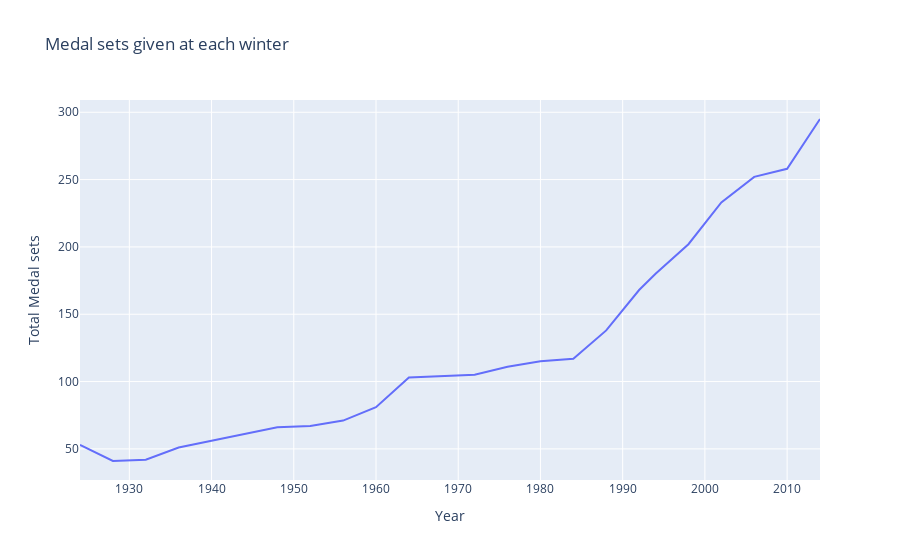

Source (notebook cell):
### Markdown cell above
## f. i. )
Här har jag velat se utvecklingen av vinter os storlek genom att utförska antal angivna medaljer per år. OS vuxer med nya idrott och kategorier regelbundet.

### Code cell
winter_medal_sets = medal_sets(athlete_event, "Winter")
fig = px.line(winter_medal_sets, x = "Year", y = "Total Medal sets", title="Medal sets given at each winter")
fig.show()

### Figure 1 — Plotly figure (JSON) as saved in the notebook; plotly's stock layout.template omitted (floating-point values rounded to 4 significant figures)
{"data": [{"hovertemplate": "Year=%{x}<br>Total Medal sets=%{y}<extra></extra>", "legendgroup": "", "line": {"color": "#636efa", "dash": "solid"}, "marker": {"symbol": "circle"}, "mode": "lines", "name": "", "orientation": "v", "showlegend": false, "type": "scatter", "x": [1924, 1928, 1932, 1936, 1948, 1952, 1956, 1960, 1964, 1968, 1972, 1976, 1980, 1984, 1988, 1992, 1994, 1998, 2002, 2006, 2010, 2014], "xaxis": "x", "y": [53, 41, 42, 51, 66, 67, 71, 81, 103, 104, 105, 111, 115, 117, 138, 168, 180, 202, 233, 252, 258, 295], "yaxis": "y"}], "layout": {"legend": {"tracegroupgap": 0}, "title": {"text": "Medal sets given at each winter"}, "xaxis": {"anchor": "y", "domain": [0, 1], "title": {"text": "Year"}}, "yaxis": {"anchor": "x", "domain": [0, 1], "title": {"text": "Total Medal sets"}}}}
